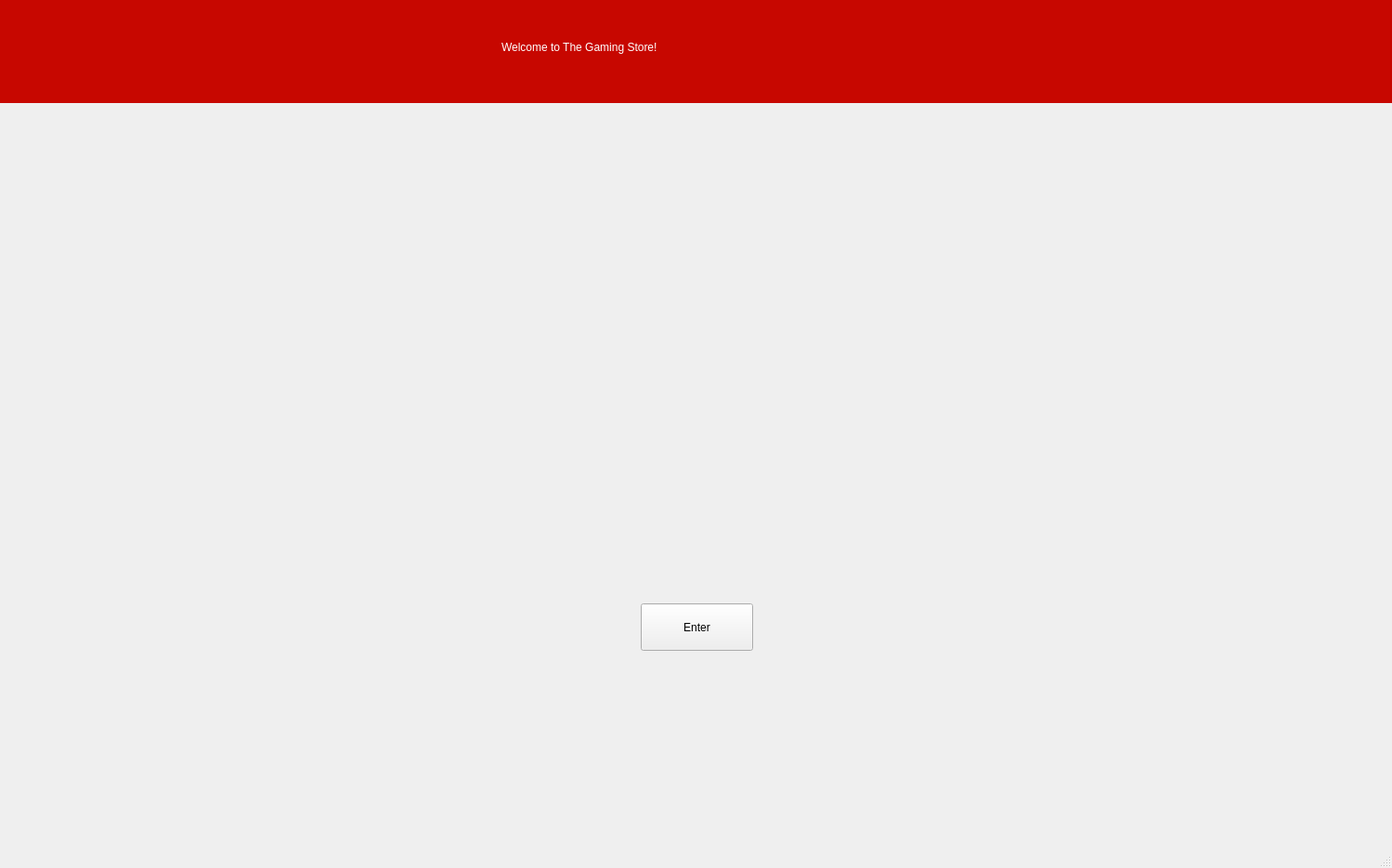
<?xml version="1.0" encoding="UTF-8"?>
<ui version="4.0">
 <class>Welcome</class>
 <widget class="QMainWindow" name="Welcome">
  <property name="geometry">
   <rect>
    <x>0</x>
    <y>0</y>
    <width>1499</width>
    <height>935</height>
   </rect>
  </property>
  <property name="windowTitle">
   <string>MainWindow</string>
  </property>
  <widget class="QWidget" name="centralwidget">
   <widget class="QStackedWidget" name="stackedWidget">
    <property name="geometry">
     <rect>
      <x>-10</x>
      <y>0</y>
      <width>1551</width>
      <height>111</height>
     </rect>
    </property>
    <property name="styleSheet">
     <string notr="true">background-color: rgb(199, 7, 0);</string>
    </property>
    <widget class="QWidget" name="page">
     <widget class="QLabel" name="label_2">
      <property name="geometry">
       <rect>
        <x>550</x>
        <y>30</y>
        <width>461</width>
        <height>41</height>
       </rect>
      </property>
      <property name="styleSheet">
       <string notr="true">color: rgb(255, 255, 255);
font:  18pt &quot;Microsoft YaHei UI&quot;;</string>
      </property>
      <property name="text">
       <string>Welcome to The Gaming Store!</string>
      </property>
     </widget>
    </widget>
    <widget class="QWidget" name="page_2"/>
   </widget>
   <widget class="QPushButton" name="Next_store">
    <property name="geometry">
     <rect>
      <x>690</x>
      <y>650</y>
      <width>121</width>
      <height>51</height>
     </rect>
    </property>
    <property name="text">
     <string>Enter</string>
    </property>
   </widget>
   <widget class="QLabel" name="label">
    <property name="geometry">
     <rect>
      <x>550</x>
      <y>250</y>
      <width>401</width>
      <height>361</height>
     </rect>
    </property>
    <property name="text">
     <string/>
    </property>
    <property name="pixmap">
     <pixmap resource="res.qrc">:/res/image/welcome.jpg</pixmap>
    </property>
    <property name="scaledContents">
     <bool>true</bool>
    </property>
   </widget>
  </widget>
  <widget class="QMenuBar" name="menubar">
   <property name="geometry">
    <rect>
     <x>0</x>
     <y>0</y>
     <width>1499</width>
     <height>26</height>
    </rect>
   </property>
  </widget>
  <widget class="QStatusBar" name="statusbar"/>
 </widget>
 <resources>
  <include location="res.qrc"/>
 </resources>
 <connections/>
</ui>
